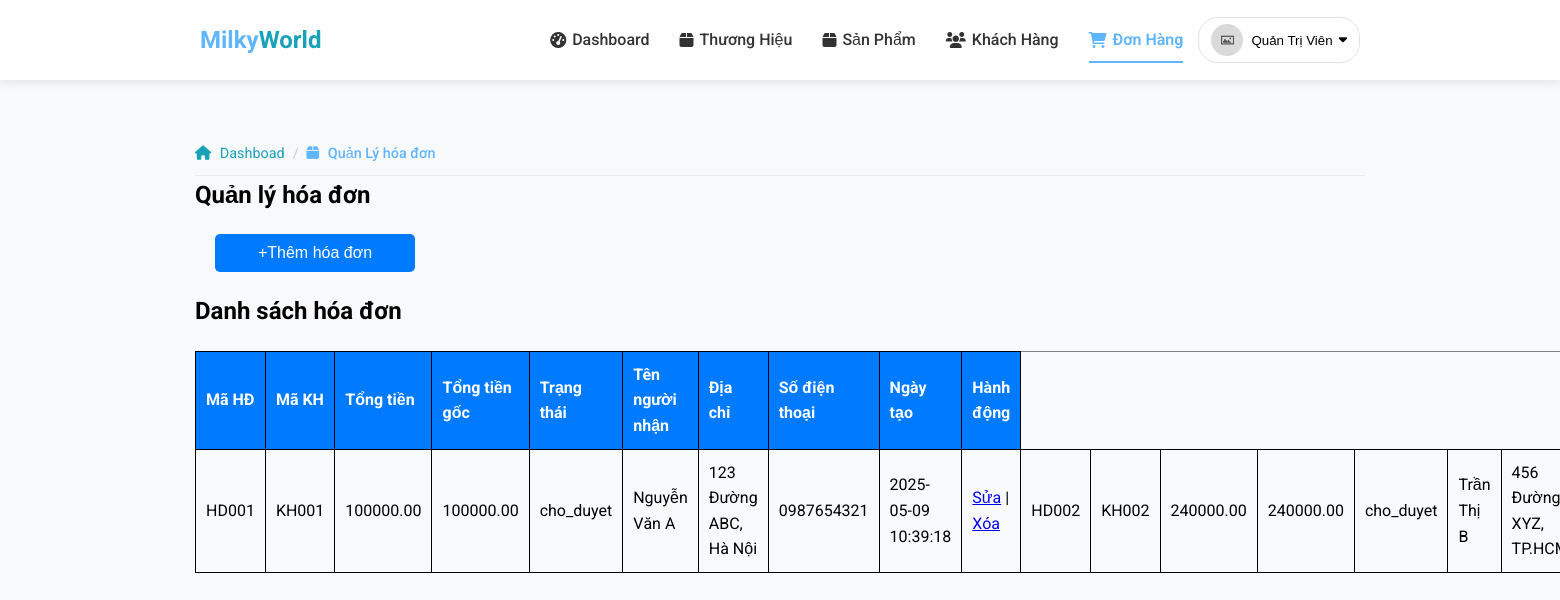
The app's page /admin/orders.php (signed in) with its own data.
### tables this page shows
CREATE TABLE IF NOT EXISTS HoaDon (
    MaHD varchar(10) NOT NULL,
    MaKH varchar(10) NOT NULL,
    TongTien decimal(10,2) NOT NULL,
    TongTienGoc decimal(10,2) NOT NULL,
    TrangThai enum('cho_duyet', 'dang_xu_ly', 'dang_giao', 'da_giao', 'da_huy') NOT NULL DEFAULT 'cho_duyet',
    TenNguoiNhan varchar(100) NOT NULL,
    DiaChi varchar(255) NOT NULL,
    SoDienThoai varchar(20) NOT NULL,
    NgayTao datetime DEFAULT CURRENT_TIMESTAMP,
    NgayCapNhat datetime DEFAULT CURRENT_TIMESTAMP ON UPDATE CURRENT_TIMESTAMP,
    PRIMARY KEY (MaHD),
    FOREIGN KEY (MaKH) REFERENCES KhachHang(MaKH) ON DELETE CASCADE
);

### admin/orders.php (the view, shortened to what this page needs)
<?php
require_once("../layouts/admin/header.php");
$hdSQL = "SELECT * FROM hoadon";
$kq = mysqli_query($conn, $hdSQL);
?>
<div class="container">
    <div class="breadcrumb-container fade-in" style="animation-delay: 0.1s;">
        <ul class="breadcrumb">
            <li><a href="index.php"><i class="fas fa-home"></i> Dashboad</a></li>
            <li class="active">
                <span><i class="fas fa-box"></i> Quản Lý hóa đơn</span>
            </li>
        </ul>
        <div class="main">
                <h2>Quản lý hóa đơn</h2>
                <input type="submit" value="+Thêm hóa đơn" class="btnThem" >
            </div>
            <div class="inf">
                <h2>Danh sách hóa đơn</h2>
            </div>
            <table border="1px" >
                <tr>
                    <th>Mã HĐ</th>
                    <th>Mã KH</th>
                    <th>Tổng tiền</th>
                    <th>Tổng tiền gốc</th>
                    <th>Trạng thái</th>
                    <th>Tên người nhận</th>
                    <th>Địa chỉ</th>
                    <th>Số điện thoại</th>
                    <th>Ngày tạo</th>
                    <th>Hành động</th>
                </tr>
                <?php
                while ($row = mysqli_fetch_assoc($kq)) {
                    ?>
                    <td><?php echo $row['MaHD']; ?></td>
                    <td><?php echo $row['MaKH']; ?></td>
                    <td><?php echo $row['TongTien']; ?></td>
                    <td><?php echo $row['TongTienGoc']; ?></td>
                    <td><?php echo $row['TrangThai']; ?></td>
                    <td><?php echo $row['TenNguoiNhan']; ?></td>
                    <td><?php echo $row['DiaChi']; ?></td>
                    <td><?php echo $row['SoDienThoai']; ?></td>
                    <td><?php echo $row['NgayTao']; ?></td>
                    <td>
                        <a href="edit.php?id=<?php echo $row['MaHD']; ?>">Sửa</a> |
                        <a href="delete.php?id=<?php echo $row['MaHD']; ?>">Xóa</a>
                    </td>
                    <?php
                }
                ?>
            </table>
    </div>
</div>

### assets/css/main.css (style rules this page uses)
:root { --primary-color: #60B5FF; --secondary-color: #6c757d; --accent-color: #17a2b8; --light-color: #f8f9fa; --dark-color: #343a40; --success-color: #28a745; --danger-color: #dc3545; --warning-color: #ffc107; --info-color: #17a2b8; --header-bg: #ffffff; --header-text: #333; --header-hover: #60B5FF; --footer-bg: #493D9E; --dropdown-hover: #f1f5ff; --container-padding: 15px; --section-spacing: 60px 0; --card-padding: 20px; --item-margin: 30px; --border-radius-sm: 8px; --border-radius-md: 12px; --border-radius-lg: 50px; --shadow-sm: 0 3px 10px rgba(0, 0, 0, 0.08); --shadow-md: 0 5px 15px rgba(0, 0, 0, 0.08); --shadow-lg: 0 15px 30px rgba(0, 0, 0, 0.1); }
* { box-sizing: border-box; margin: 0; padding: 0; }
body { min-height: 100vh; display: flex; flex-direction: column; font-family: 'Roboto', sans-serif; background-color: #f8f9fa; line-height: 1.6; }
.container { width: 100%; max-width: 1200px; padding-right: var(--container-padding); padding-left: var(--container-padding); margin-right: auto; margin-left: auto; }
h1, h2, h3, h4, h5, h6 { font-weight: 700; margin-bottom: 1rem; }
.fade-in { opacity: 0; animation: fadeIn 0.6s ease forwards; }
.breadcrumb-container { margin-top: 20px; }
.breadcrumb { display: flex; list-style: none; padding: 10px 0; flex-wrap: wrap; border-bottom: 1px solid #e9ecef; }
.breadcrumb li { font-size: 0.9rem; color: var(--secondary-color); }
.breadcrumb li:not(:last-child):after { content: '/'; margin: 0 8px; color: #ccc; }
.breadcrumb a { color: var(--secondary-color); text-decoration: none; transition: color 0.3s ease; }
.breadcrumb i { margin-right: 5px; }
.breadcrumb .active { color: var(--primary-color); font-weight: 500; }

### assets/css/admin.css (style rules this page uses)
.btnThem { margin: 20px; padding: 10px 20px; font-size: 16px; background-color: #007bff; color: white; border: none; border-radius: 5px; text-decoration: none; display:block; width:200px; }
table { width: 100%; border-collapse: collapse; margin: 20px 0; }
table th { background-color: #007bff; color: #fff; }
table th, table td { padding: 10px; text-align: left; border: 1px solid black; }

### assets/css/layouts.css (style rules this page uses)
:root { --primary-color: #60B5FF; --secondary-color: #17a2b8; --dark-color: #343a40; --light-color: #f8f9fa; --gray-color: #6c757d; --footer-bg: #493D9E; --footer-text: rgba(255, 255, 255, 0.7); --header-bg: #ffffff; --header-text: #333; --header-hover: #60B5FF; }

### records on screen
hoadon: MaHD "HD001", MaKH "KH001", TongTien "100000.00", TongTienGoc "100000.00", TrangThai "cho_duyet", TenNguoiNhan "Nguyễn Văn A", DiaChi "123 Đường ABC, Hà Nội", SoDienThoai "0987654321", NgayTao "2025-05-09 10:39:18"
hoadon: MaHD "HD002", MaKH "KH002", TongTien "240000.00", TongTienGoc "240000.00", TrangThai "cho_duyet", TenNguoiNhan "Trần Thị B", DiaChi "456 Đường XYZ,…"

### other values on screen
$data['name'] "Dashboard"
$data['name'] "Thương Hiệu"
$data['name'] "Sản Phẩm"
$data['name'] "Khách Hàng"
$data['name'] "Đơn Hàng"
$user['TenKH'] "Quản Trị Viên"
